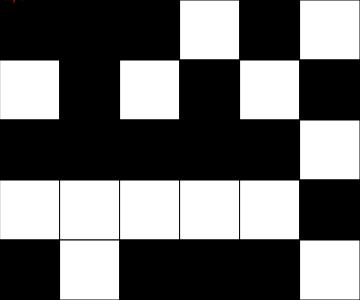
Frame 1 (no input)
Frame 60 (no input): identical to frame 1, image omitted
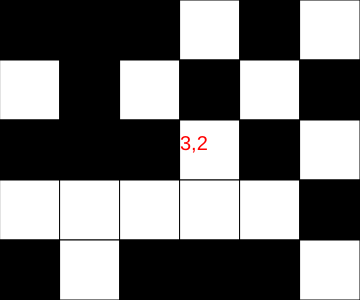
Frame 120 (the mouse pressed at the canvas centre since frame 60)

The p5.js sketch that drew these frames (run headless with seeded random() and noise() and a simulated clock; from frame 60 on, the mouse is pressed at the canvas centre):

// p5.js sketch
// ── sketch.js
// 2D Array Basics
// Mr. Scott
// April 15, 2026
//
// 0 (black)   255 (white)
// grid is 6 x 5 

let grid = [
  [0,   0,   0,   255,  0,  255],
  [255, 0, 255,   0,    255,  0],
  [0,   0,   0,   0,    0,  255],
  [255, 255, 255, 255,  255,  0],
  [0,   255, 0,   0,    0,  255]
];
let rows = grid.length;
let cols = grid[0].length;
let tileSize = 60;

function setup() {
  createCanvas(cols*tileSize, rows*tileSize);
}

function draw() {
  background(220);
  renderGrid();
  textSize(20);
  fill(255,0,0);
  text(getCurrentX()+","+getCurrentY(),mouseX, mouseY)
}

function flip(x,y){
  if(grid[y][x] === 0) grid[y][x] = 255;
  else grid[y][x] = 0;
}

function mousePressed(){
  flip(getCurrentX(), getCurrentY());
}

function renderGrid(){
  // intepret the data stored in 2D array (grid) and
  // draw a matrix of squares to reflect it
  for(let y = 0; y < rows; y++){ //y:0 1 2 3 4
    for(let x = 0; x < cols; x++){ //x: 0 1 2 3 4 5
      let fillColor = grid[y][x];
      fill(fillColor);
      square(x*tileSize, y*tileSize, tileSize);
    }
  }
}

function getCurrentX(){
  //determine the current col position of mouse
  let constrainedX = constrain(mouseX, 0, width-1);
  return floor(constrainedX / tileSize);
}

function getCurrentY(){
  //determine the current row position of mouse
  let constrainedY = constrain(mouseY, 0, height-1);
  return floor(constrainedY / tileSize);
}
